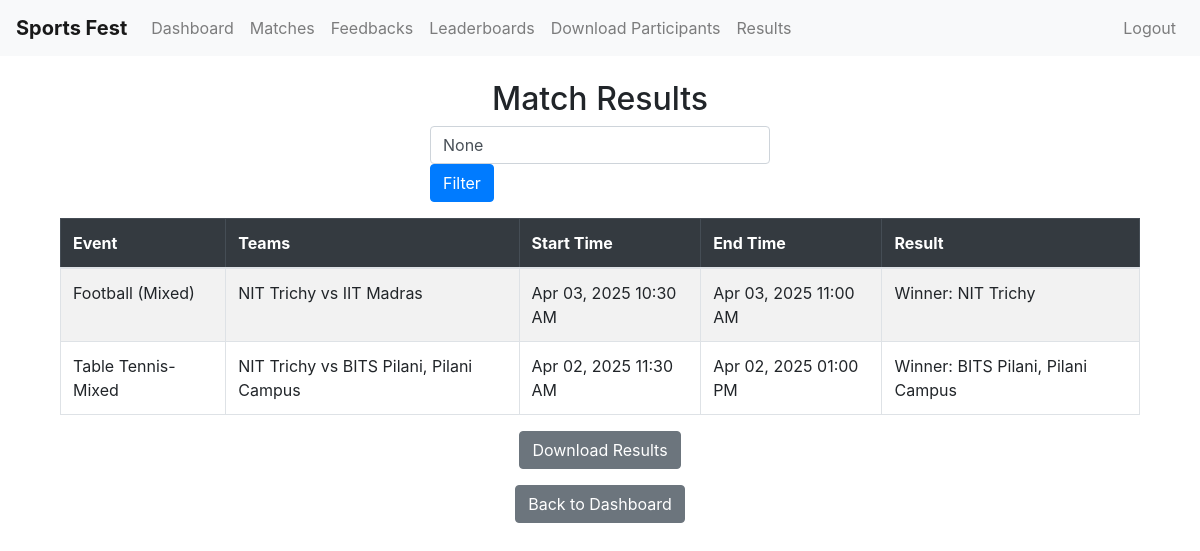
Page /organizer/results/ (signed in) on the earlier database version.
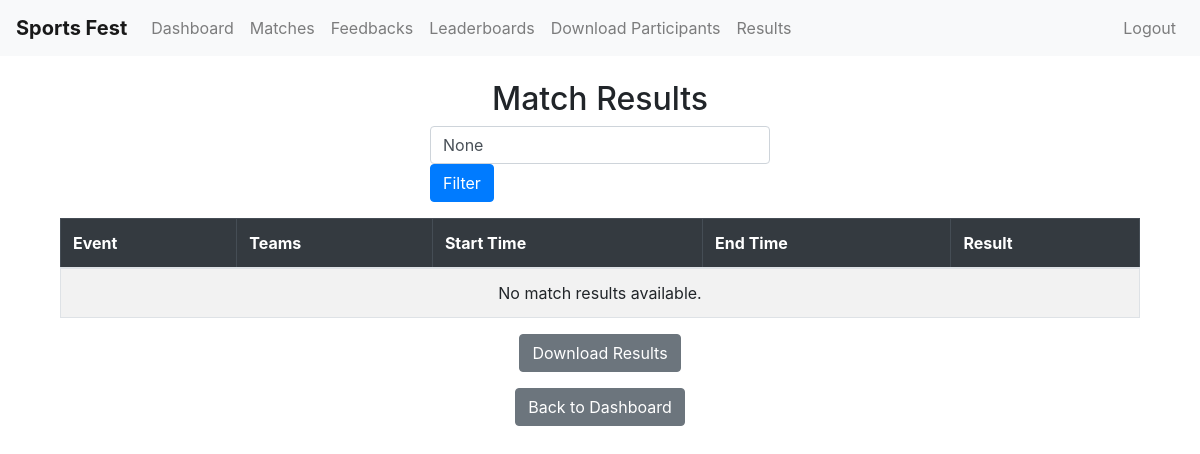
Same page on the later database version.
### management/models.py (models this page shows, shortened)
class Match(models.Model):
    event = models.ForeignKey(Event, on_delete=models.CASCADE)
    teams = models.ManyToManyField(Team)
    start_time = models.DateTimeField()
    end_time = models.DateTimeField()
    scores = models.JSONField(null=True, blank=True)  # Flexible score field
    finished = models.BooleanField(default=False)

class Event(models.Model):
    GENDER_CHOICES = (
        ('Male', 'Male'),
        ('Female', 'Female'),
        ('Mixed', 'Mixed'),
    )
    name = models.CharField(max_length=100)  # e.g., Athletics Men - 100M
    sport = models.CharField(max_length=50)
    gender = models.CharField(max_length=10, choices=GENDER_CHOICES)
    max_team_members = models.PositiveIntegerField(default=1)

class Team(models.Model):
    event = models.ForeignKey(Event, on_delete=models.CASCADE)
    college = models.ForeignKey(College, on_delete=models.CASCADE)
    members = models.ManyToManyField(ParticipantProfile, blank=True)
    captain= models.ForeignKey(ParticipantProfile, related_name="captain_teams", on_delete=models.SET_NULL, null=True, blank=True)
    gender = models.CharField(max_length=50, choices=[("Male", "Male"), ("Female", "Female"), ("Mixed", "Mixed")])
    def __str__(self):
        return f"{self.college} - {self.event.name}"

class College(models.Model):
    name = models.CharField(max_length=255, unique=True)
    def __str__(self):
        return self.name

### management/views.py (the view)
# urls.py: path('organizer/results/', views.view_results, name='view_results'),
@staff_member_required
def view_results(request):
    from .models import Match
    sport = request.GET.get('sport')
    matches = Match.objects.filter(finished=True).order_by('-start_time')
    if sport:
        matches = matches.filter(event__sport__iexact=sport)
    context = {
        'matches': matches,
        'sport': sport,
    }
    return render(request, 'management/view_results.html', context)

### management/templatetags/custom_filters.py (called while the page is built)
@register.filter
def before_hyphen(value):
    if isinstance(value, str) and '-' in value:
        return value.split('-')[0].strip()
    return value

### management/templates/management/view_results.html
{% extends "management/base.html" %}
{% block content %}
{% load static %}
{% load custom_filters %}
<div class="container mt-4">
  <h2 class="text-center">Match Results{% if sport %} - {{ sport }}{% endif %}</h2>
  <table class="table table-striped table-bordered">
    <thead class="table-dark">
      <tr>
        <th>Event</th>
        <th>Teams</th>
        <th>Start Time</th>
        <th>End Time</th>
        <th>Result</th>
      </tr>
    </thead>
  <div class="row mb-3">
    <div class="col-md-4 offset-md-4">
      <form method="get" class="d-flex">
        <input type="text" name="sport" class="form-control me-2" placeholder="Filter by sport" value="{{ sport }}">
        <button type="submit" class="btn btn-primary">Filter</button>
      </form>
    </div>
  </div>
    <tbody>
      {% for match in matches %}
      <tr>
        <td>{{ match.event.name }}</td>
        <td>
          {% for team in match.teams.all %}
            {{ team.college }}{% if not forloop.last %} vs {% endif %}
          {% endfor %}
        </td>
        <td>{{ match.start_time|date:"M d, Y h:i A" }}</td>
        <td>{{ match.end_time|date:"M d, Y h:i A" }}</td>
        <td>
          {% if match.scores and match.scores.result %}
            {% if match.scores.result == "Team1" %}
            <span>Winner: {{ match.teams.all|first|stringformat:"s"|before_hyphen }}</span><br>
            {% elif match.scores.result == "Team2" %}
            <span>Winner: {{ match.teams.all|slice:"1:2"|first|stringformat:"s"|before_hyphen }}</span><br>
            {% else %}
            <span>{{ match.scores.result }}</span>
            {% endif %}
          {% else %}
          <span>N/A</span>
          {% endif %}
        </td>
      </tr>
      {% empty %}
      <tr>
        <td colspan="5" class="text-center">No match results available.</td>
      </tr>
      {% endfor %}
    </tbody>
  </table>
  <div class="text-center mt-3">
    <a href="{% url 'download_results_csv' %}" class="btn btn-secondary">Download Results</a>
  </div>
  <div class="text-center mt-3">
    <a href="{% url 'organizer_dashboard' %}" class="btn btn-secondary">Back to Dashboard</a>
  </div>
</div>
{% endblock %}

Differences in the rows shown:
removed Match: event.name "Football (Mixed)", start_time "Apr 03, 2025 10:30 AM", end_time "Apr 03, 2025 11:00 AM", teams.all|first "NIT Trichy"
removed Team: college "NIT Trichy", shows "vs", shown under "Football (Mixed)"
no longer on this page (row edited): Team: college "IIT Madras", shown under "Football (Mixed)"
removed Match: event.name "Table Tennis- Mixed", start_time "Apr 02, 2025 11:30 AM", end_time "Apr 02, 2025 01:00 PM", teams.all|first "BITS Pilani, Pilani Campus"
removed Team: college "NIT Trichy", shows "vs", shown under "Table Tennis- Mixed"
removed Team: college "BITS Pilani, Pilani Campus", shown under "Table Tennis- Mixed"
Other differences:
text now shown: "No match results available."
